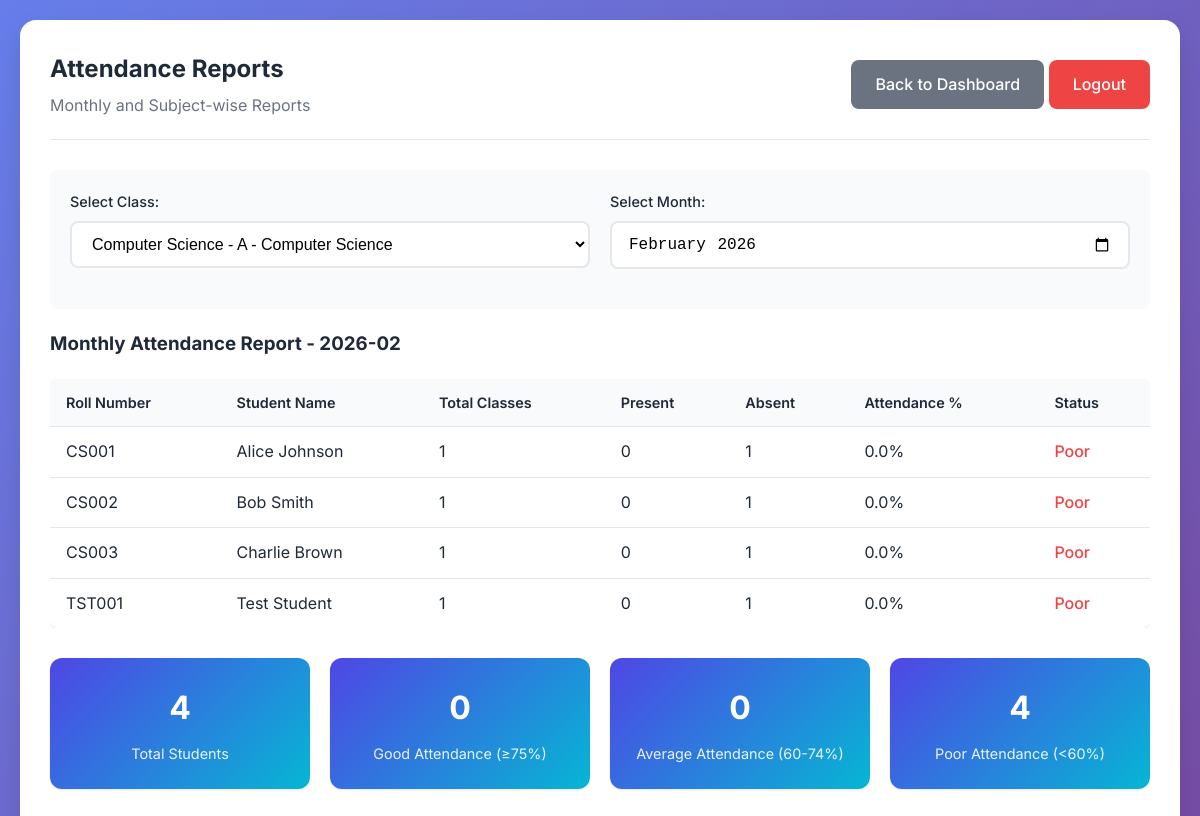
Page /reports?class_id=1 (signed in) on the committed database.
### tables this page shows
CREATE TABLE students (
    id INTEGER PRIMARY KEY AUTOINCREMENT,
    roll_number TEXT UNIQUE NOT NULL,
    name TEXT NOT NULL,
    email TEXT,
    class_id INTEGER,
    password TEXT NOT NULL,
    created_at TIMESTAMP DEFAULT CURRENT_TIMESTAMP,
    FOREIGN KEY (class_id) REFERENCES classes(id)
);

### app.py (the view)
@app.route('/reports')
def reports():
    if 'teacher_id' not in session:
        return redirect(url_for('index'))
    conn = get_db_connection()
    classes = conn.execute(
        'SELECT * FROM classes WHERE teacher_id = ?',
        (session['teacher_id'],),
    ).fetchall()
    month = request.args.get('month', date.today().strftime('%Y-%m'))
    class_id = request.args.get('class_id', '')
    if class_id:
        monthly_report = get_monthly_attendance_report(conn, class_id, month)
    else:
        monthly_report = []
    conn.close()
    return render_template(
        'reports.html',
        classes=classes,
        monthly_report=monthly_report,
        selected_month=month,
        selected_class=class_id,
    )

### utils/calculations.py (called while the page is built)
def get_monthly_attendance_report(
    conn: sqlite3.Connection,
    class_id: int,
    month: str,
):
    query = """
        SELECT s.roll_number, s.name,
               COUNT(*) as total_classes,
               SUM(CASE WHEN a.status = 'present' THEN 1 ELSE 0 END) as present_classes,
               ROUND((SUM(CASE WHEN a.status = 'present' THEN 1 ELSE 0 END) * 100.0 / COUNT(*)), 2) as percentage
        FROM students s
        LEFT JOIN attendance a ON s.id = a.student_id AND a.date LIKE ?
        WHERE s.class_id = ?
        GROUP BY s.id
        ORDER BY s.roll_number
    """
    return conn.execute(query, (f"{month}%", class_id)).fetchall()

### utils/db.py (called while the page is built)
def get_db_connection():
    db_path = Path(DATABASE)
    conn = sqlite3.connect(db_path)
    conn.row_factory = sqlite3.Row
    return conn

### templates/reports.html (shortened to what this page needs)
{% extends "base.html" %}
{% block content %}
<div class="dashboard">
    <div class="dashboard-header">
        <div class="user-info">
            <h2>Attendance Reports</h2>
            <p>Monthly and Subject-wise Reports</p>
        </div>
        <div>
            <a href="{{ url_for('teacher_dashboard') }}" class="btn btn-secondary">Back to Dashboard</a>
            <a href="{{ url_for('logout') }}" class="btn btn-danger">Logout</a>
        </div>
    </div>
    <div class="attendance-form">
        <form method="GET" class="form-row">
            <div class="form-group">
                <label for="class_id">Select Class:</label>
                <select name="class_id" id="class_id" class="form-control" onchange="this.form.submit()">
                    {% for class in classes %}
                    <option value="{{ class.id }}"
                            {% if selected_class == class.id|string %}selected{% endif %}>
                        {{ class.name }} - {{ class.subject or 'N/A' }}
                    </option>
                    {% endfor %}
                </select>
            </div>
            <div class="form-group">
                <label for="month">Select Month:</label>
                <input type="month" name="month" id="month" class="form-control"
                       value="{{ selected_month }}" onchange="this.form.submit()">
            </div>
        </form>
    </div>
    {% if selected_class and monthly_report %}
    <h3>Monthly Attendance Report - {{ selected_month }}</h3>
    <div class="table-container">
        <table class="table">
            <thead>
                <tr>
                    <th>Roll Number</th>
                    <th>Student Name</th>
                    <th>Total Classes</th>
                    <th>Present</th>
                    <th>Absent</th>
                    <th>Attendance %</th>
                    <th>Status</th>
                </tr>
            </thead>
            <tbody>
                {% for student in monthly_report %}
                <tr>
                    <td>{{ student.roll_number }}</td>
                    <td>{{ student.name }}</td>
                    <td>{{ student.total_classes }}</td>
                    <td>{{ student.present_classes }}</td>
                    <td>{{ student.total_classes - student.present_classes }}</td>
                    <td>{{ student.percentage }}%</td>
                    <td>
                        {% if student.percentage >= 75 %}
                            <span class="status-present">Good</span>
                        {% elif student.percentage >= 60 %}
                            <span class="status-late">Average</span>
                        {% else %}
                            <span class="status-absent">Poor</span>
                        {% endif %}
                    </td>
                </tr>
                {% endfor %}
            </tbody>
        </table>
    </div>
    <div class="stats-grid" style="margin-top: 30px;">
        <div class="stat-card">
            <h3>{{ monthly_report|length }}</h3>
            <p>Total Students</p>
        </div>
        <div class="stat-card">
            <h3>{{ monthly_report|selectattr('percentage', 'ge', 75)|list|length }}</h3>
            <p>Good Attendance (≥75%)</p>
        </div>
        <div class="stat-card">
            <h3>{{ monthly_report|selectattr('percentage', 'ge', 60)|selectattr('percentage', 'lt', 75)|list|length }}</h3>
            <p>Average Attendance (60-74%)</p>
        </div>
        <div class="stat-card">
            <h3>{{ monthly_report|selectattr('percentage', 'lt', 60)|list|length }}</h3>
            <p>Poor Attendance (<60%)</p>
        </div>
    </div>
    {% else %}
    <div class="alert alert-info">
        Please select a class and month to view the attendance report.
    </div>
    {% endif %}
</div>
{% endblock %}

### static/css/style.css (style rules this page uses)
* { margin: 0; padding: 0; box-sizing: border-box; }
:root { --primary-color: #4f46e5; --primary-hover: #4338ca; --secondary-color: #06b6d4; --success-color: #10b981; --warning-color: #f59e0b; --danger-color: #ef4444; --dark-color: #1f2937; --light-color: #f9fafb; --border-color: #e5e7eb; --shadow: 0 1px 3px rgba(0, 0, 0, 0.1); --shadow-lg: 0 10px 25px rgba(0, 0, 0, 0.1); }
body { font-family: 'Inter', -apple-system, BlinkMacSystemFont, 'Segoe UI', sans-serif; line-height: 1.6; color: var(--dark-color); background: linear-gradient(135deg, #667eea 0%, #764ba2 100%); min-height: 100vh; overflow-x: hidden; }
.form-group { margin-bottom: 20px; text-align: left; }
.form-group label { display: block; margin-bottom: 8px; color: var(--dark-color); font-weight: 500; font-size: 0.9rem; }
.form-control { width: 100%; padding: 12px 16px; border: 2px solid var(--border-color); border-radius: 8px; font-size: 1rem; transition: all 0.3s ease; background: white; }
.btn { padding: 12px 24px; border: none; border-radius: 8px; font-size: 1rem; font-weight: 500; cursor: pointer; transition: all 0.3s ease; text-decoration: none; display: inline-block; text-align: center; }
.btn-danger { background: var(--danger-color); color: white; }
.btn-secondary { background: #6b7280; color: white; }
.dashboard { background: white; padding: 30px; border-radius: 16px; box-shadow: var(--shadow-lg); }
.dashboard-header { display: flex; justify-content: space-between; align-items: center; margin-bottom: 30px; padding-bottom: 20px; border-bottom: 1px solid var(--border-color); }
.user-info h2 { color: var(--dark-color); margin-bottom: 5px; }
.user-info p { color: #6b7280; }
.stats-grid { display: grid; grid-template-columns: repeat(auto-fit, minmax(200px, 1fr)); gap: 20px; margin-bottom: 30px; }
.stat-card { background: linear-gradient(135deg, var(--primary-color), var(--secondary-color)); color: white; padding: 24px; border-radius: 12px; text-align: center; box-shadow: var(--shadow); transition: transform 0.3s ease; }
.stat-card h3 { font-size: 2rem; margin-bottom: 8px; font-weight: 700; }
.stat-card p { opacity: 0.9; font-size: 0.9rem; }
.table-container { overflow-x: auto; margin-top: 20px; }
.table { width: 100%; border-collapse: collapse; background: white; border-radius: 8px; overflow: hidden; box-shadow: var(--shadow); }
.table th, .table td { padding: 12px 16px; text-align: left; border-bottom: 1px solid var(--border-color); }
.table th { background: var(--light-color); font-weight: 600; color: var(--dark-color); font-size: 0.9rem; }
.table tbody tr:last-child td { border-bottom: none; }
.attendance-form { background: var(--light-color); padding: 20px; border-radius: 8px; margin-bottom: 20px; }
.status-absent { color: var(--danger-color); font-weight: 500; }
.form-row { display: grid; grid-template-columns: repeat(auto-fit, minmax(250px, 1fr)); gap: 20px; }

### rows in the picture
students: roll_number "CS001", name "Alice Johnson", total_classes "1", present_classes "0", percentage "0.0"
students: roll_number "CS002", name "Bob Smith", total_classes "1", present_classes "0", student.total_classes-student.present_classes "1", percentage "0.0"
students: roll_number "CS003", name "Charlie Brown", total_classes "1", present_classes "0", student.total_classes-student.present_classes "1", percentage "0.0"
students: roll_number "TST001", name "Test Student", total_classes "1", present_classes "0", student.total_classes-student.present_classes "1", percentage "0.0"

### other values in the picture
{{ selected_month }} "2026-02"
{{ monthly_report|length }} "4"
{{ monthly_report|selectattr('percentage', 'ge', 75)|list|length }} "0"
{{ monthly_report|selectattr('percentage', 'lt', 60)|list|length }} "4"
form field class_id "Computer Science - A - Computer Science"
